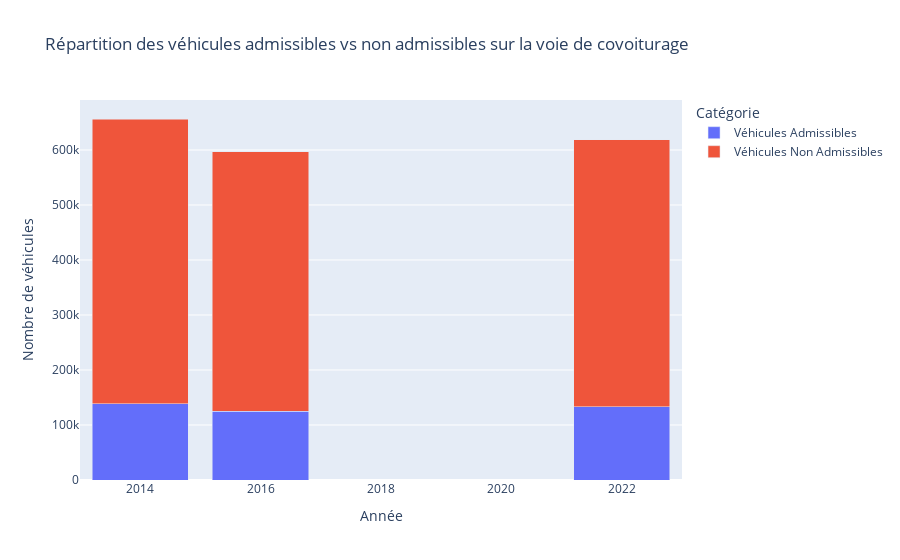

Write notebook code for a chart like this one.
### Code cell
# 8. Répartition des véhicules admissibles vs non admissibles sur la voie de covoiturage
vehicules_autorises = ["Taxis", "Bus", "Véhicules Utilitaires", "Cars"]
df_eligible = df[df["catégories de véhicules"].isin(vehicules_autorises)].groupby("année")["données"].sum().reset_index()
df_non_eligible = df[~df["catégories de véhicules"].isin(vehicules_autorises)].groupby("année")["données"].sum().reset_index()
df_eligible["Type"] = "Véhicules Admissibles"
df_non_eligible["Type"] = "Véhicules Non Admissibles"
df_final = pd.concat([df_eligible, df_non_eligible])

fig_admissibles = px.bar(df_final, x="année", y="données", color="Type", barmode="stack",
                          labels={"données": "Nombre de véhicules", "année": "Année", "Type": "Catégorie"},
                          title="Répartition des véhicules admissibles vs non admissibles sur la voie de covoiturage")
fig_admissibles.show()

### Figure 1 — Plotly figure (JSON) as saved in the notebook; plotly's stock layout.template omitted (floating-point values rounded to 4 significant figures)
{"data": [{"alignmentgroup": "True", "hovertemplate": "Catégorie=Véhicules Admissibles<br>Année=%{x}<br>Nombre de véhicules=%{y}<extra></extra>", "legendgroup": "Véhicules Admissibles", "marker": {"color": "#636efa", "pattern": {"shape": ""}}, "name": "Véhicules Admissibles", "offsetgroup": "Véhicules Admissibles", "orientation": "v", "showlegend": true, "textposition": "auto", "type": "bar", "x": [2014, 2016, 2022], "xaxis": "x", "y": [138800.0, 125160, 133400.0], "yaxis": "y"}, {"alignmentgroup": "True", "hovertemplate": "Catégorie=Véhicules Non Admissibles<br>Année=%{x}<br>Nombre de véhicules=%{y}<extra></extra>", "legendgroup": "Véhicules Non Admissibles", "marker": {"color": "#EF553B", "pattern": {"shape": ""}}, "name": "Véhicules Non Admissibles", "offsetgroup": "Véhicules Non Admissibles", "orientation": "v", "showlegend": true, "textposition": "auto", "type": "bar", "x": [2014, 2016, 2022], "xaxis": "x", "y": [517500.0, 471800.0, 484810], "yaxis": "y"}], "layout": {"barmode": "stack", "legend": {"title": {"text": "Catégorie"}, "tracegroupgap": 0}, "title": {"text": "Répartition des véhicules admissibles vs non admissibles sur la voie de covoiturage"}, "xaxis": {"anchor": "y", "domain": [0, 1], "title": {"text": "Année"}}, "yaxis": {"anchor": "x", "domain": [0, 1], "title": {"text": "Nombre de véhicules"}}}}
